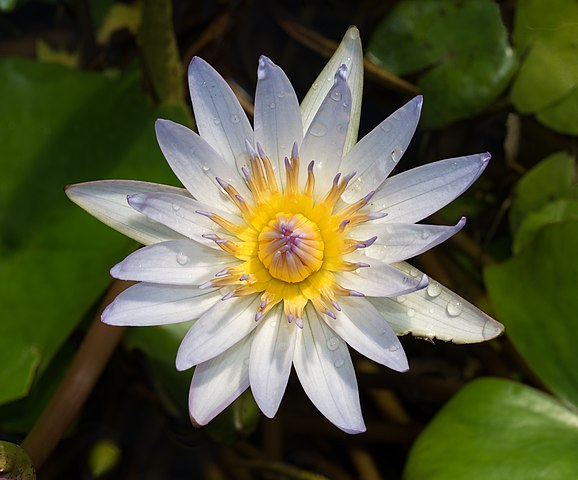
#> input picture exercises/01_color_based_segmentation/input/flower.jpg, 578 x 480 px
$ python ex08_plotgreen.py
#> lines starting #> are read from the running program, lines starting #| are printed output that depends on the picture; after the words box and inside, x2 and y2 are one past the last pixel; in counts of white or black regions, pixels touching at a corner belong together
import cv2
import matplotlib
import matplotlib.pyplot as plt

# Load image and extract values from it
selected_line = 100
img = cv2.imread("../input/flower.jpg")
#> img is the input picture: shape (480, 578, 3); mean B, G, R 57.5, 87.7, 85.1
assert img is not None, "Failed to load image."

green_values = img[selected_line, :, 1]
#> green_values = 578 values, max 227 at index 322, min 0 at index 190, mean 76.35
blue_values = img[selected_line, :, 2]
#> blue_values = 578 values, max 225 at index 322, min 0 at index 301, mean 66.93
red_values = img[selected_line, :, 0]
#> red_values = 578 values, max 226 at index 322, min 0 at index 60, mean 50.62

# Plot green values and save the plot to file
plt.plot(green_values)
plt.savefig("../output/ex08_plot.png")
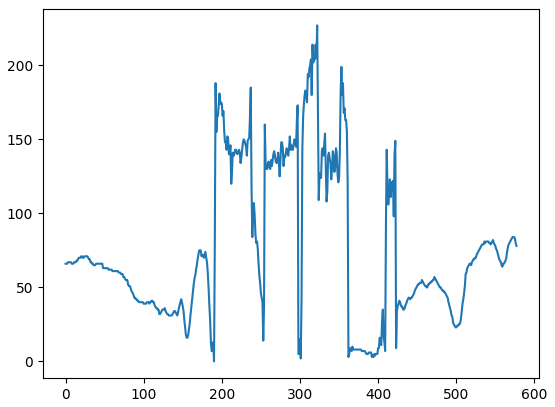
#> figure drawn by matplotlib, 1 panel; curve peaks at x = 322, y = 227

# Plot red, green and blue values and save the plot to file
plt.plot(green_values, 'g')
plt.plot(blue_values, 'b')
plt.plot(red_values, 'r')
plt.savefig("../output/ex08_plot_rgb.png")
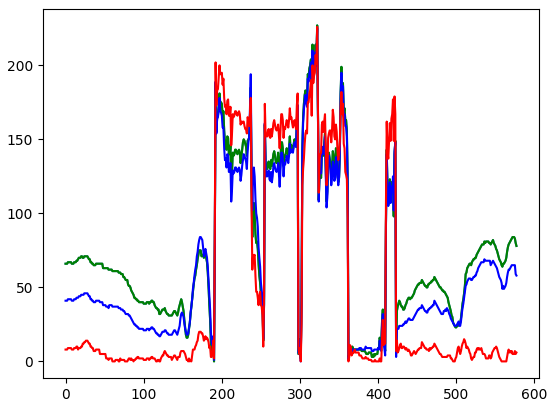
#> figure drawn by matplotlib, 1 panel; curve peaks at x = 322, y = 227; curve peaks at x = 322, y = 227; curve peaks at x = 322, y = 225

# Mark the selected line in the image and save it to file
img[selected_line, :, :] = 255
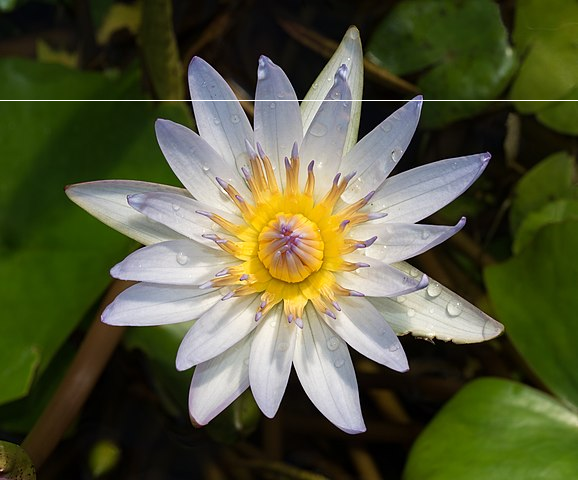
#> img: shape (480, 578, 3); 0.21% of pixels changed, all inside (x1, y1, x2, y2) = (0, 100, 578, 101)
cv2.imwrite("../output/ex08_image.jpg", img)
